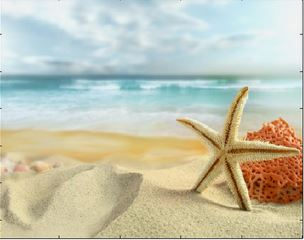
%> input picture rgb_channels/image1.JPG, 304 x 240 px
$ octave rgb_channels.m   (GNU Octave 9; MATLAB toolbox functions it lacks are replaced by stand-ins)
%> lines starting %> are read from the running program, lines starting %| are printed output that depends on the picture
RGB = imread('image1.jpg');
%> RGB is the input picture: size 240x304x3 uint8; mean R, G, B 194.7, 195.6, 176

h = size(RGB,1);
%> h = 240
w = size(RGB,2);
%> w = 304
z = zeros(h,w,"uint8");

% grayscale channels
R = z; G = z; B = z;
R = RGB(:,:,1);
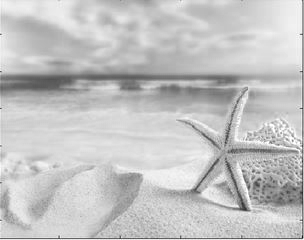
%> R: size 240x304 uint8; min 22, max 255, mean 194.7
G = RGB(:,:,2);
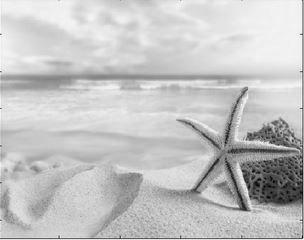
%> G: size 240x304 uint8; min 0, max 255, mean 195.6
B = RGB(:,:,3);
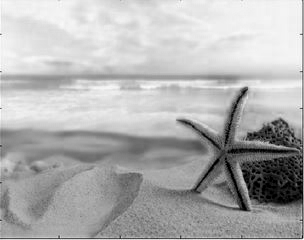
%> B: size 240x304 uint8; min 0, max 255, mean 176

% colored channels
just_red = cat(3, R, z, z);
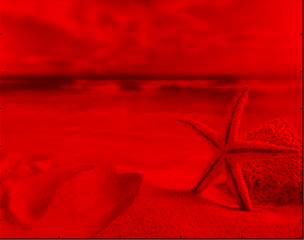
%> just_red: size 240x304x3 uint8; mean R, G, B 194.7, 0, 0
just_green = cat(3, z, G, z);
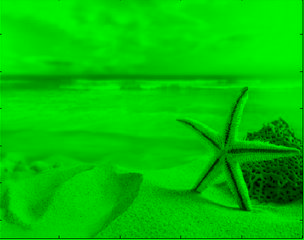
%> just_green: size 240x304x3 uint8; mean R, G, B 0, 195.6, 0
just_blue = cat(3, z, z, B);
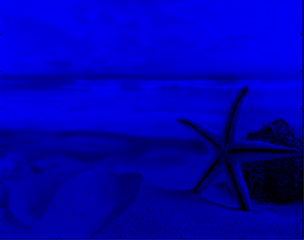
%> just_blue: size 240x304x3 uint8; mean R, G, B 0, 0, 176

% reconstruct colored image
reconstructedRGB = cat(3,R,G,B);

figure, imshow(RGB);
figure, imshow(just_red);
figure, imshow(just_green);
figure, imshow(just_blue);
figure, imshow(reconstructedRGB);
